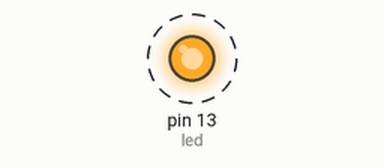
The sketch below on a simulated Arduino Uno, built with avr-gcc and run on an emulated ATmega328P. Shown: output pins drawn as LEDs (lit = HIGH). Dashed ring = blinking.

Above: at 0.5 s.
Timing chart, 0 to 3.0 s (numbered marks = the images above):
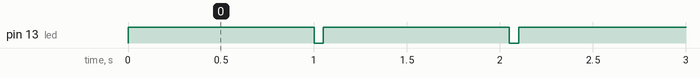

The sketch:

Immersive_Arduino_FirstDay.ino
```cpp
int led = 13; //The pin the LED is connected to

void setup() {
  pinMode(led, OUTPUT); //Declare the LED as an output
  }

void loop() {
  digitalWrite(led, HIGH); //Turn the LED on, digitalWrite is for pins in digital whereas analogWrite is for analog pins
  delay(1000); //Delay for 1 second
  digitalWrite(led, LOW); //Turn the LED off
  delay(50);
  }
```

Measured:
- by itself, pin 13 (led): alternates HIGH for 1.0 s and LOW for 0.05 s
